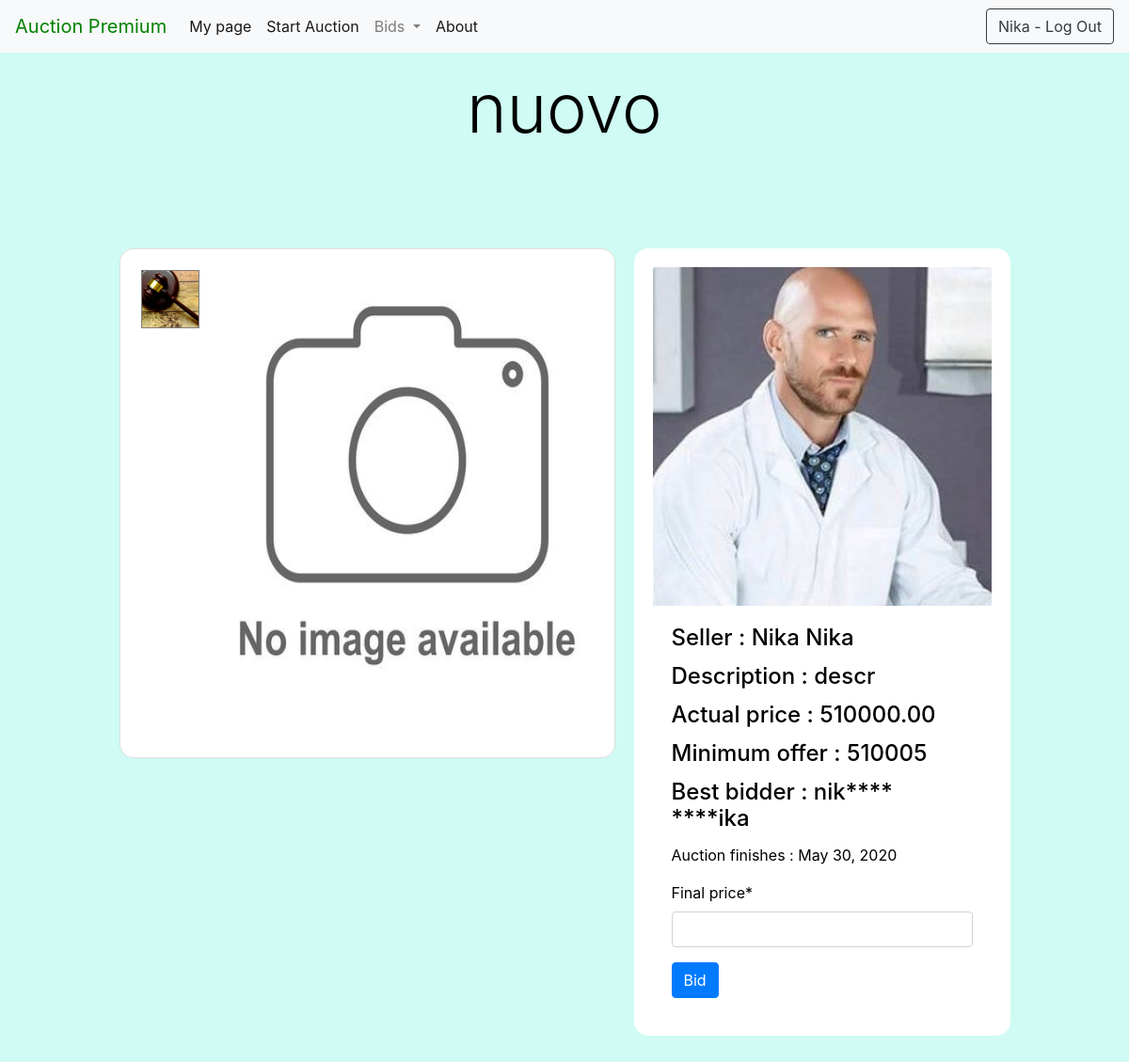
The app's page /products/9/ (signed in) with its own data.
### users/models.py (models this page shows, shortened)
class User(AbstractBaseUser):
    email       = models.EmailField(max_length=255, unique=True)
    first_name = models.CharField(max_length=64)
    last_name = models.CharField(max_length=64)
    tel = models.CharField(max_length=50, blank = True , null= True)
    premium     = models.BooleanField(default=False)
    is_active      = models.BooleanField(default=True) # can login
    staff       = models.BooleanField(default=False) # staff user non superuser
    admin       = models.BooleanField(default=False) # superuser
    USERNAME_FIELD = 'email' #username
    REQUIRED_FIELDS = ['first_name','last_name']
    objects = UserManager()
    @property
    def is_premium(self):
        return self.premium

class Profile(models.Model):
    user = models.OneToOneField(User, on_delete=models.CASCADE, related_name='profile')
    country = models.CharField(max_length=254)
    city = models.CharField(max_length=254)
    street = models.CharField(max_length=254)
    zip_code = models.CharField(max_length=20)
    rating = models.DecimalField(max_digits=5, decimal_places=2,blank = True,null=True)
    photo = models.ImageField(upload_to='photos/', blank=True, default='default-profile.jpg')
    objects = ProfileManager()

### products/models.py (models this page shows)
class Product(models.Model):
    name = models.CharField(max_length=254)
    description = models.CharField(max_length=500)
    price = models.DecimalField(decimal_places=2, max_digits=10)
    min_increment = models.DecimalField(decimal_places=2, max_digits=10,default=0.5)
    end_date = models.DateField()
    profile = models.ForeignKey(Profile, on_delete=models.CASCADE)
    init_date = models.DateField(default=datetime.now, blank=True)
    winner = models.CharField(max_length=254, blank = True,null=True)
    final_price = models.DecimalField(decimal_places=2, max_digits=10, blank = True,null=True)
    rating = models.FloatField(default = 0,blank = True,null=True)
    user = models.ManyToManyField(User,blank = True)#interested
    disponible = models.BooleanField(default=True)

### products/views.py (the view, shortened to what this page needs)
# urls.py: path('<int:id>/',views.product_detail_view, name ='product-detials'),
def product_detail_view(request, **kwargs):
    pk  = kwargs['id']
    product = get_object_or_404(Product, pk=pk)
    form = Increment_price_form(request.POST or None)
    product.user
    if len(product.winner) > 0:
        s_name = request.user.first_name
        s_last = request.user.last_name
        winner_to_display = s_name[:3] + "**** ****" + s_last[len(s_last) - 3:len(s_last)]
    else:
        winner_to_display = "Be the first!"
    context = {'object': product,'form':form,'winner_to_diplay':winner_to_display}
    return render(request, 'products/productPage.html', context)

### products/forms.py
class Increment_price_form(forms.ModelForm):
    final_price  = forms.DecimalField(required=True,max_digits=10,decimal_places=2,min_value=0)
    class Meta:
        model = Product
        fields = ['final_price']

### products/templates/products/productPage.html (shortened to what this page needs)
{% extends 'base.html' %}#
{% load static %}
{% load crispy_forms_tags %}
{% load crispy_forms_filters %}
{% block head %}
    <link rel="stylesheet" type="text/css" href="{% static "products/css/productPage.css" %}">
{% endblock %}
{% block content %}
    <h1 class="display-3 d-flex justify-content-center">{{ object.name }}</h1>
    <div class="container-fluid px-sm-1 py-5 mx-auto">
        <div class="row justify-content-center">
            <div class="d-flex">
                <div class="flex-child col-xs">
                    <div class="card">
                        <div class="d-flex flex-column thumbnails">
                            {% if object.productimage_set.all.count == 0 %}
                                <div id="f1" class="tb tb-active"><img class="thumbnail-img fit-image"
                                                                       src="{% static 'default-hammer.jpg' %}"></div>
                            {% endif %}
                        </div>
                        {% if object.productimage_set.all.count == 0 %}
                            <fieldset id="f11" class="active">
                            <div class="product-pic"><img class="pic0" src="{% static 'no_image.jpg' %}"></div>
                        {% endif %}
                    </div>
                </div>
                <div class="flex-child green card col-xs" style="width:400px">
                    <img class="card-img-top" src="{{ object.profile.photo.url }}" alt="Card image">
                    <div class="card-body">
                        <h4 class="card-title">Seller
                            : {{ object.profile.user.first_name | title }} {{ object.profile.user.last_name | title }}</h4>
                        <h4 class="card-title">Description : {{ object.description }}</h4>
                        <h4 class="card-title">Actual price : {{ object.final_price }}</h4>
                        <h4 class="card-title">Minimum offer : {{ object.min_increment|add:object.final_price }}</h4>
                        <h4 class="card-title">Best bidder : {{ winner_to_diplay}}</h4>
                        <p class="card-text">Auction finishes : {{ object.end_date }} </p>
                        <form method="POST">{% csrf_token %}
                            {{ form | crispy }}
                            <input type='submit' class="btn btn-primary" value='Bid'>
                        </form>
                    </div>
                </div>
            </div>
        </div>
    </div>
{% endblock %}

### templates/base.html (shortened to what this page needs)
{% load static %}
<!doctype html>
<html lang="en">
<head>
    <link rel="stylesheet" href="https://use.fontawesome.com/releases/v5.5.0/css/all.css"
>
            <link rel="stylesheet"
          href="https://stackpath.bootstrapcdn.com/bootstrap/4.4.1/css/bootstrap.min.css"
>
    {% block head %}
    {% endblock %}
</head>
<body>
<nav class="navbar navbar-expand-lg navbar-light bg-light">
    {% if user.is_premium %}
        <a class="navbar-brand" href="{% url 'home' %}" style="color:Green;">Auction Premium</a>
    {% else %}
        <a class="navbar-brand" href="{% url 'home' %}">Auction</a>
    {% endif %}
    <div class="collapse navbar-collapse" id="navbarSupportedContent">
        <ul class="navbar-nav mr-auto">
            {% if user.is_authenticated %}
                <li class="nav-item active">
                    <a class="nav-link" href="{% url 'profileit' %}">My page <span class="sr-only">(current)</span></a>
                </li>
                <li class="nav-item active">
                    <a class="nav-link" href="{% url 'create-auction' %}">Start Auction <span class="sr-only">(current)</span></a>
                </li>
                <li class="nav-item dropdown">
                    <a class="nav-link dropdown-toggle" href="#" id="navbarDropdown" role="button"
                       data-toggle="dropdown"
                       aria-haspopup="true" aria-expanded="false">
                        Bids
                    </a>
                </li>
            {% endif %}
            <li class="nav-item active">
                <a class="nav-link" href="{% url 'about_view' %}">About <span class="sr-only">(current)</span></a>
            </li>
        </ul>
        {% if not user.is_authenticated %}
            <form class="form-inline my-2 my-lg-0">
                <div class=" card-body text-center"><a href="/users/create">Register</a></div>
            </form>
            <form class="form-inline my-2 my-lg-0" action="{% url 'login' %}">
            <button class="btn btn-outline-primary my-2 my-sm-0">Log In</button>
            </form>
        {% else %}
            <form class="form-inline my-2 my-lg-0" action="{% url 'logout' %}">
                <button class="btn btn-outline-dark">{{ user.first_name | capfirst}} - Log Out</button>
            </form>
        {% endif %}
    </div>
</nav>
<div id="site-main-page" class="container mt-n1 mt-md-3">
    {% block content %}
    {% endblock %}
</div>
</body>
</html>

### static/products/css/productPage.css (style rules this page uses)
body { background-color: rgba(0, 234, 199, 0.19); color: #000; overflow-x: hidden }
.card { margin: auto; padding: 20px; border-radius: 15px; margin-top: 50px; margin-bottom: 50px }
fieldset.active { display: block !important }
fieldset { display: none }
.pic0 { width: 400px; height: 500px; margin-left: 85px; margin-right: auto; display: block }
.product-pic { width: 100% }
.thumbnails { position: absolute }
.fit-image { width: 100%; object-fit: cover }
.tb { width: 62px; height: 62px; border: 1px solid grey; margin: 2px; opacity: 0.4; cursor: pointer }
.tb-active { opacity: 1 }
.thumbnail-img { width: 60px; height: 60px }
.flex-child { flex: 1; border: 2px; }
.flex-child:first-child { margin-right: 20px; }

### records on screen
User: first_name "Nika"
Product: name "nuovo", profile.photo (picture), profile.user.first_name "Nika", profile.user.last_name "Nika", description "descr", final_price "510000.00", min_increment|add "510005", end_date "May 30, 2020"

### other values on screen
{{ winner_to_diplay }} "nik**** ****ika"
